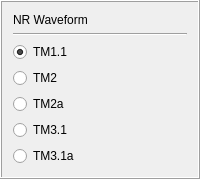
               <widget class="QFrame" name="gen_NRWf_frame">
                <property name="frameShape">
                 <enum>QFrame::Box</enum>
                </property>
                <property name="frameShadow">
                 <enum>QFrame::Raised</enum>
                </property>
                <layout class="QVBoxLayout" name="verticalLayout_16">
                 <item>
                  <widget class="QLabel" name="gen_NRWf_lb">
                   <property name="sizePolicy">
                    <sizepolicy hsizetype="Minimum" vsizetype="Fixed">
                     <horstretch>0</horstretch>
                     <verstretch>0</verstretch>
                    </sizepolicy>
                   </property>
                   <property name="font">
                    <font>
                     <underline>false</underline>
                    </font>
                   </property>
                   <property name="text">
                    <string>NR Waveform</string>
                   </property>
                  </widget>
                 </item>
                 <item>
                  <widget class="Line" name="gen_NRWf_h_line">
                   <property name="orientation">
                    <enum>Qt::Horizontal</enum>
                   </property>
                  </widget>
                 </item>
                 <item>
                  <widget class="QRadioButton" name="gen_NRWf_TM11_rb">
                   <property name="text">
                    <string>TM1.1</string>
                   </property>
                   <property name="checked">
                    <bool>true</bool>
                   </property>
                  </widget>
                 </item>
                 <item>
                  <widget class="QRadioButton" name="gen_NRWf_TM2_rb">
                   <property name="text">
                    <string>TM2</string>
                   </property>
                  </widget>
                 </item>
                 <item>
                  <widget class="QRadioButton" name="gen_NRWf_TM2a_rb">
                   <property name="text">
                    <string>TM2a</string>
                   </property>
                  </widget>
                 </item>
                 <item>
                  <widget class="QRadioButton" name="gen_NRWf_TM31_rb">
                   <property name="text">
                    <string>TM3.1</string>
                   </property>
                  </widget>
                 </item>
                 <item>
                  <widget class="QRadioButton" name="gen_NRWf_TM31a_rb">
                   <property name="text">
                    <string>TM3.1a</string>
                   </property>
                  </widget>
                 </item>
                </layout>
               </widget>
